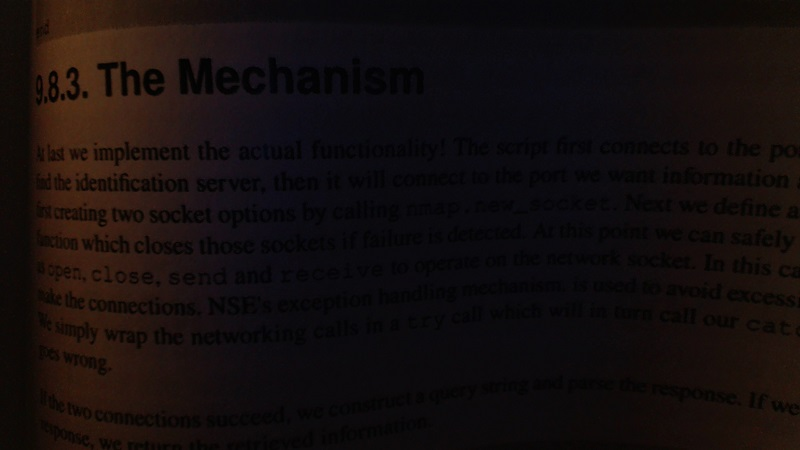
#> input picture bookpage.jpg, 800 x 450 px, given in place of bird.jpg, which was not available
$ python test4.py
#> lines starting #> are read from the running program, lines starting #| are printed output that depends on the picture; after the words box and inside, x2 and y2 are one past the last pixel; in counts of white or black regions, pixels touching at a corner belong together; pictures that were not available may be replaced by others from this repository, and a replacement may not be noted
import cv2
file1 = "dog.jpeg"
file2 = "bird.jpg"
img = cv2.imread(file2, cv2.IMREAD_COLOR)
#> img is the input picture: shape (450, 800, 3); mean B, G, R 13.4, 13.6, 20.3

px = img[55,55]
#> px = [22, 44, 79]

print(px)
#| [22 44 79]

img[55,55] = [255,255,255]
#> img: shape (450, 800, 3); under 0.01% of pixels changed, all inside (x1, y1, x2, y2) = (55, 55, 56, 56)

# Region of Image (ROI)
roi = img[100:150, 100:150]
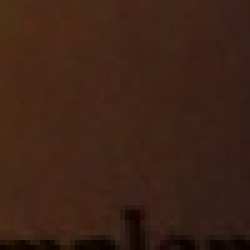
#> roi: shape (50, 50, 3) (shown 5 times larger); mean B, G, R 22, 34.6, 61
print(roi)
#> (printed output is left out)

img[200:300, 150:250] = [255,255,255]
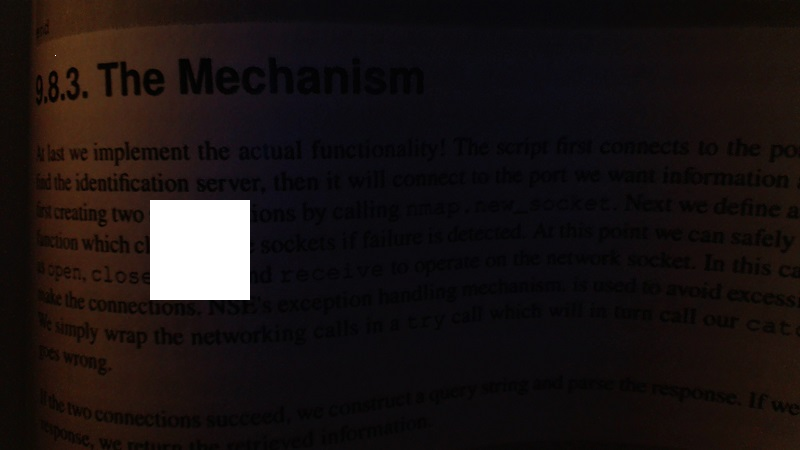
#> img: shape (450, 800, 3); mean B, G, R 20, 20.2, 26.8

bird = img[40:240, 300:460]
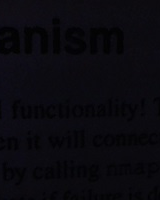
#> bird: shape (200, 160, 3); mean B, G, R 14.9, 9.3, 10.4
img[0:200, 0:160] = bird
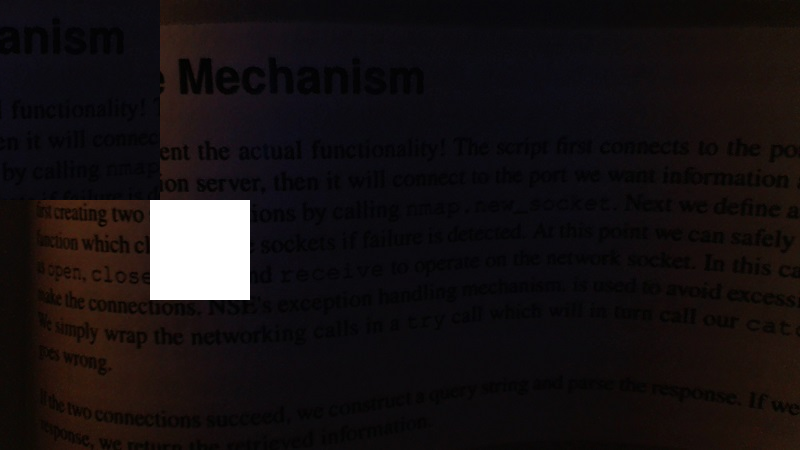
#> img: shape (450, 800, 3); 8.89% of pixels changed, all inside (x1, y1, x2, y2) = (0, 0, 160, 200)

cv2.imshow("Dog", img)
cv2.waitKey(0)
cv2.destroyAllWindows()

$ run again, on haystack.jpg
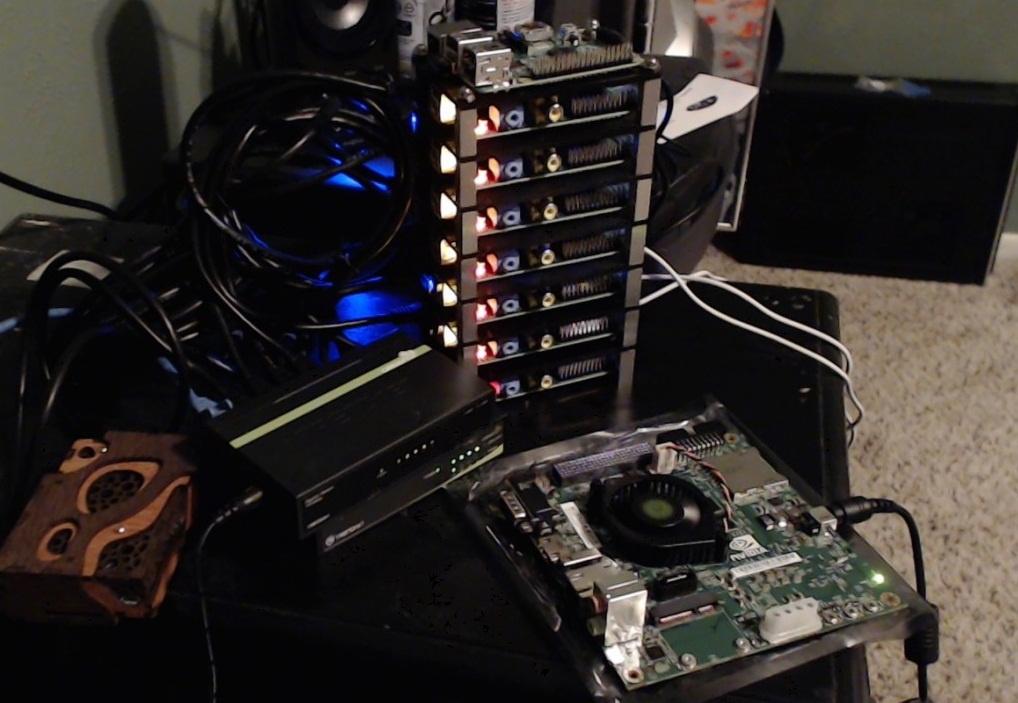
#> input picture haystack.jpg, 1018 x 703 px, given in place of bird.jpg, which was not available
#> img is the input picture: shape (703, 1018, 3); mean B, G, R 40.7, 43.2, 48.1
#> px = [87, 100, 102]
#| [ 87 100 102]
#> (printed output is left out)
#> `bird = img[40:240, 300:460]`:
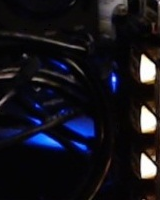
#> bird: shape (200, 160, 3); mean B, G, R 27.4, 20.2, 21.3
#> `img[0:200, 0:160] = bird`:
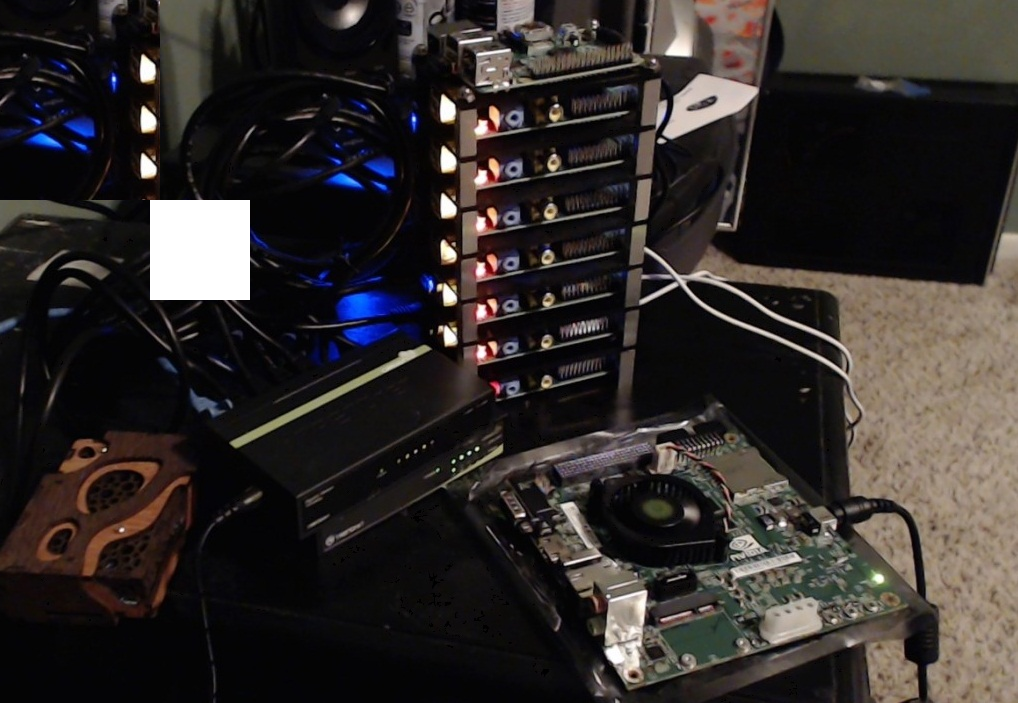
#> img: shape (703, 1018, 3); mean B, G, R 42.6, 44.3, 49.2
